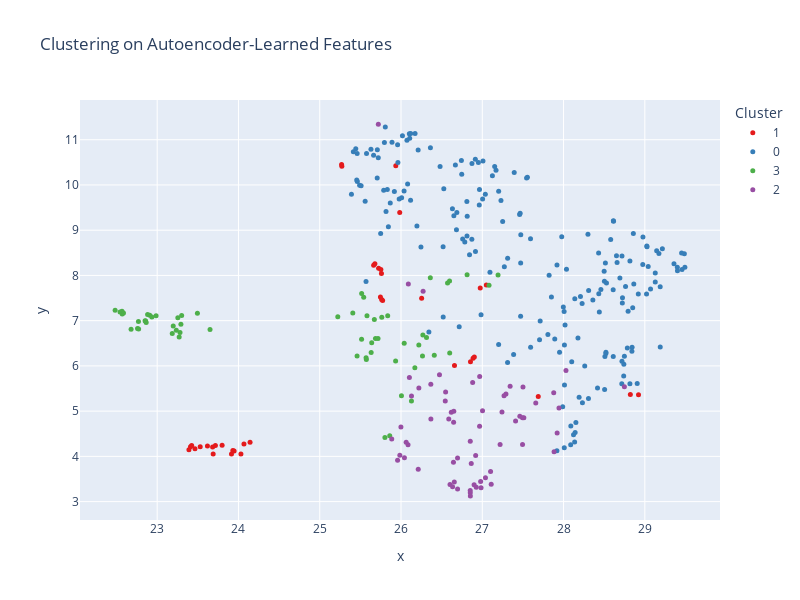

Notebook code for this chart:
### Code cell
# Extract learned features
model.eval()
with torch.no_grad():
    X_tensor_device = X_tensor.to(device)
    _, encoded_features = model(X_tensor_device)
    encoded_features = encoded_features.cpu().numpy()

# Cluster on learned features
kmeans_learned = KMeans(n_clusters=optimal_k, random_state=42, n_init=10)
labels_learned = kmeans_learned.fit_predict(encoded_features)

# Evaluate
silhouette_learned = silhouette_score(encoded_features, labels_learned)
print(f"Clustering on learned features:")
print(f"  Silhouette score: {silhouette_learned:.3f}")
print(f"  Cluster sizes: {pd.Series(labels_learned).value_counts().to_dict()}")

# Visualize learned features
umap_learned = umap.UMAP(n_components=2, random_state=42)
X_umap_learned = umap_learned.fit_transform(encoded_features)

fig = px.scatter(
    x=X_umap_learned[:, 0],
    y=X_umap_learned[:, 1],
    color=labels_learned.astype(str),
    title='Clustering on Autoencoder-Learned Features',
    labels={'color': 'Cluster'},
    color_discrete_sequence=px.colors.qualitative.Set1
)
fig.update_traces(marker=dict(size=5))
fig.update_layout(width=800, height=600)
fig.show()

### Figure 1 — Plotly figure (JSON) as saved in the notebook; plotly's stock layout.template omitted (floating-point values rounded to 4 significant figures; data arrays with more than 128 entries replaced by an {"elided": "..."} marker saying what was removed)
{"data": [{"hovertemplate": "Cluster=1<br>x=%{x}<br>y=%{y}<extra></extra>", "legendgroup": "1", "marker": {"color": "rgb(228,26,28)", "size": 5, "symbol": "circle"}, "mode": "markers", "name": "1", "orientation": "v", "showlegend": true, "type": "scatter", "x": [23.95, 23.47, 23.8, 23.41, 25.72, 23.39, 25.75, 23.68, 25.77, 26.66, 23.53, 26.97, 25.76, 25.98, 28.82, 25.66, 25.75, 23.62, 25.27, 23.93, 23.69, 26.25, 26.89, 28.92, 23.42, 27.05, 25.27, 26.85, 25.76, 24.03, 25.94, 23.91, 25.68, 24.07, 23.72, 27.69, 26.9, 24.14], "xaxis": "x", "y": [4.119, 4.17, 4.249, 4.212, 8.16, 4.148, 8.132, 4.207, 7.445, 6.009, 4.215, 7.724, 7.466, 9.392, 5.37, 8.225, 7.525, 4.227, 10.45, 4.131, 4.055, 7.497, 6.167, 5.363, 4.24, 7.786, 10.41, 6.089, 8.045, 4.051, 10.42, 4.05, 8.258, 4.273, 4.243, 5.321, 6.197, 4.31], "yaxis": "y"}, {"hovertemplate": "Cluster=0<br>x=%{x}<br>y=%{y}<extra></extra>", "legendgroup": "0", "marker": {"color": "rgb(55,126,184)", "size": 5, "symbol": "circle"}, "mode": "markers", "name": "0", "orientation": "v", "showlegend": true, "type": "scatter", "x": {"elided": "193 float values"}, "xaxis": "x", "y": {"elided": "193 float values"}, "yaxis": "y"}, {"hovertemplate": "Cluster=3<br>x=%{x}<br>y=%{y}<extra></extra>", "legendgroup": "3", "marker": {"color": "rgb(77,175,74)", "size": 5, "symbol": "circle"}, "mode": "markers", "name": "3", "orientation": "v", "showlegend": true, "type": "scatter", "x": [22.54, 26.27, 26.04, 27.19, 27.08, 23.49, 23.29, 26.26, 26.57, 26.6, 25.93, 23.65, 22.99, 25.69, 26.13, 23.3, 25.54, 23.19, 26.17, 23.2, 22.57, 25.67, 25.63, 26.81, 22.86, 25.86, 22.48, 23.24, 26.36, 22.86, 22.85, 25.64, 25.41, 26.01, 25.84, 23.28, 25.22, 26.22, 22.77, 25.8, 25.52, 25.46, 26.41, 23.25, 25.76, 23.27, 25.58, 22.91, 26.31, 22.93, 22.88, 26.6, 22.76, 25.72, 22.57, 25.57, 25.52, 22.59, 25.57, 22.68, 22.77], "xaxis": "x", "y": [7.192, 6.683, 6.499, 8.01, 7.781, 7.165, 6.923, 6.221, 7.834, 6.284, 6.11, 6.805, 7.11, 6.606, 5.224, 7.116, 7.516, 6.719, 5.96, 6.884, 7.146, 7.024, 6.297, 8.017, 6.96, 4.454, 7.229, 6.789, 7.95, 6.995, 7.0, 6.512, 7.169, 5.341, 7.111, 6.736, 7.088, 6.461, 6.982, 4.42, 6.587, 6.219, 6.238, 7.062, 7.075, 6.64, 7.106, 7.118, 6.628, 7.08, 7.134, 7.877, 6.829, 6.606, 7.206, 6.141, 7.598, 7.169, 6.178, 6.809, 6.814], "yaxis": "y"}, {"hovertemplate": "Cluster=2<br>x=%{x}<br>y=%{y}<extra></extra>", "legendgroup": "2", "marker": {"color": "rgb(152,78,163)", "size": 5, "symbol": "circle"}, "mode": "markers", "name": "2", "orientation": "v", "showlegend": true, "type": "scatter", "x": [27.22, 27.88, 26.85, 26.54, 27.5, 26.1, 26.27, 26.7, 26.09, 27.11, 25.89, 27.0, 25.96, 26.98, 26.09, 26.06, 27.94, 27.5, 26.37, 26.85, 26.97, 27.24, 26.65, 26.65, 27.41, 26.9, 25.99, 25.72, 27.34, 27.1, 26.85, 26.59, 28.03, 27.66, 26.6, 26.13, 26.55, 27.88, 26.63, 27.29, 26.62, 26.37, 26.0, 26.7, 27.51, 26.66, 27.92, 27.46, 26.65, 26.21, 26.92, 26.85, 26.04, 26.93, 26.88, 26.98, 26.97, 26.47, 26.22, 26.86, 27.49, 28.75, 27.27, 27.04], "xaxis": "x", "y": [4.261, 4.101, 4.334, 5.222, 5.531, 5.745, 7.651, 3.962, 4.258, 3.383, 4.381, 5.009, 3.913, 3.307, 7.809, 4.31, 5.067, 4.264, 4.824, 3.246, 4.665, 4.982, 4.755, 3.871, 4.779, 3.375, 4.024, 11.34, 5.552, 3.668, 3.195, 4.829, 5.898, 5.179, 3.377, 5.337, 5.426, 5.408, 3.327, 5.379, 4.977, 5.594, 4.647, 3.278, 4.853, 3.436, 4.518, 4.886, 4.999, 3.717, 4.017, 3.127, 3.97, 3.317, 5.634, 3.442, 5.768, 5.803, 5.51, 3.84, 4.852, 5.541, 5.341, 3.526], "yaxis": "y"}], "layout": {"height": 600, "legend": {"title": {"text": "Cluster"}, "tracegroupgap": 0}, "title": {"text": "Clustering on Autoencoder-Learned Features"}, "width": 800, "xaxis": {"anchor": "y", "domain": [0, 1], "title": {"text": "x"}}, "yaxis": {"anchor": "x", "domain": [0, 1], "title": {"text": "y"}}}}
